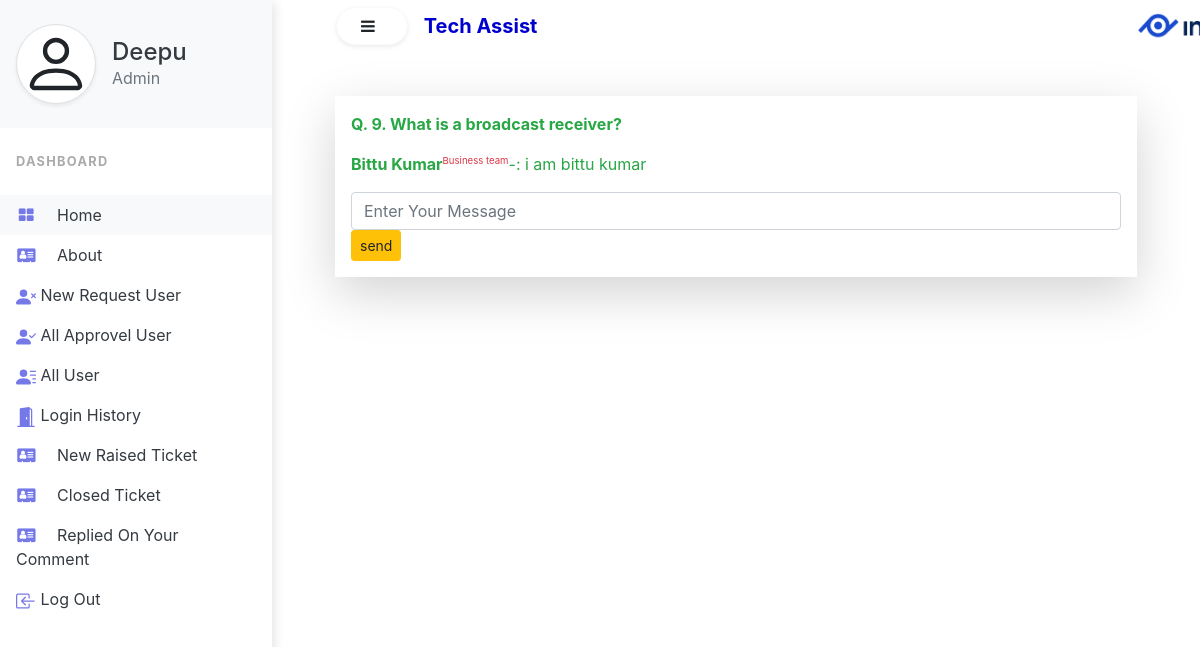
Screenshot of /showreplyadmin/9/ (signed in) with the database file from the repository.
### Help/models.py (models this page shows, shortened)
class TicketReply(models.Model):
    user = models.ForeignKey(UserModel, on_delete=models.CASCADE, null=True)
    ticket = models.ForeignKey(TicketModel, on_delete=models.CASCADE)
    reply_msg = models.TextField()
    reply_date = models.DateTimeField(auto_now=False, auto_now_add=False, null=True)

class TicketModel(models.Model):
    user = models.ForeignKey(UserModel, on_delete=models.CASCADE)
    status = models.CharField(max_length=100, null=True)
    categrories = models.CharField(max_length=100, choices=CATEGORIES)
    ticket_type = models.CharField(max_length=100, choices=TICKET_TYPE)
    question = models.CharField(max_length=250)
    description = models.TextField(null=True)
    ticket_raise_date = models.DateTimeField(auto_now=False, auto_now_add=False, null=True)
    ticket_opened_by = models.IntegerField(null=True)
    ticket_closed_by = models.IntegerField(null=True)
    ticket_open_date = models.DateTimeField(auto_now=False, auto_now_add=False, null=True)
    ticket_close_date = models.DateTimeField(auto_now=False, auto_now_add=False, null=True)

class UserModel(models.Model):
    first_name = models.CharField(max_length=100)
    mid_name = models.CharField(max_length=100, blank=True)
    last_name = models.CharField(max_length=100)
    gender = models.CharField(max_length=10)
    email = models.EmailField(max_length=100, unique=True)
    user_type = models.CharField(max_length=100, choices=USERTYPE)
    password = models.CharField(max_length=100, default=None)
    approved_by = models.CharField(max_length=100, null=True, blank=True)
    approved_date = models.DateField(auto_now=False, auto_now_add=False, null=True, blank=True )
    revoked_by = models.IntegerField(max_length=3, null=True, blank=True)
    revoke_date = models.DateField(auto_now=False, auto_now_add=False, null=True, blank=True)

### Help/views.py (the view, shortened to what this page needs)
# urls.py: path('showreplyadmin/<int:id>/', ShowReplyMsgAdmin),
def ShowReplyMsgAdmin(request, id):
    if request.session.get('name', 'None') == 'None':
        return redirect('/login/')
    if request.session['user_type'] != 'Admin':
        return redirect('/logout/')
    rid = request.session.get('id')
    Reply_data = TicketReply.objects.filter(ticket_id=id)
    data = request.session.get('name')
    ut = request.session.get('user_type')
    rtor = ReplyToReply.objects.all()
    msg = ""
    return render(request, 'Admin_Ticket_Reply.html', {'Reply_data':Reply_data, 'data':data,'ut':ut, 'msg':msg, 'rid':rid, 'rtor':rtor})

### Help/templates/Admin_Ticket_Reply.html (shortened to what this page needs)
{% extends 'index.html' %}
{% block sidenavbar %}
<div class="vertical-nav bg-white" id="sidebar">
  <div class="py-4 px-3 mb-4 bg-light">
    <div class="media d-flex align-items-center">
      <div class="media-body">
        <a href="/adminprofile/" class="text-dark"><h4 class="m-0">{{ data }}</h4></a>
        <p class="font-weight-normal text-muted mb-0">{{ut}}</p>
      </div>
    </div>
  </div>
  <p class="text-gray font-weight-bold text-uppercase px-3 small pb-4 mb-0">Dashboard</p>
  <ul class="nav flex-column bg-white mb-0">
    <li class="nav-item">
      <a href="/" class="nav-link text-dark bg-light">
                <i class="fa fa-th-large mr-3 text-primary fa-fw"></i>
                home
            </a>
    </li>
    <li class="nav-item">
      <a href="#" class="nav-link text-dark">
                <i class="fa fa-address-card mr-3 text-primary fa-fw"></i>
                about
            </a>
    </li>
    <li class="nav-item">
      <a href="/viewnewrequest/" class="nav-link text-dark">
                New Request User
            </a>
    </li>
    <li class="nav-item">
      <a href="/viewapprovel/" class="nav-link text-dark">
                All Approvel User
            </a>
    </li>
      <li class="nav-item">
      <a href="/alluser/" class="nav-link text-dark text-dark">
                All User
            </a>
    </li>
      <li class="nav-item">
      <a href="/loginhistory" class="nav-link text-dark text-dark">
                Login History
            </a>
    </li>
      <li class="nav-item">
      <a href="/newraisedticketadmin/" class="nav-link text-dark">
                <i class="fa fa-address-card mr-3 text-primary fa-fw"></i>
                New Raised Ticket
            </a>
    </li>
      <li class="nav-item">
      <a href="/showclosedticketadmin/" class="nav-link text-dark">
                <i class="fa fa-address-card mr-3 text-primary fa-fw"></i>
                Closed Ticket
            </a>
    </li>
      <li class="nav-item">
      <a href="/repliedasmincomment/" class="nav-link text-dark">
                <i class="fa fa-address-card mr-3 text-primary fa-fw"></i>
                Replied On Your Comment
            </a>
    </li>
    <li class="nav-item">
      <a href="/logout/" class="nav-link text-dark">
                Log Out
            </a>
    </li>
  </ul>
</div>
{% endblock sidenavbar %}
{% block item %}
<div class="container ">
    {% for i in Reply_data %}
    <div class="shadow-lg p-3">
    <p class="text text-success"><strong>Q. {{i.ticket.id}}. {{i.ticket.question}}</strong></p>
        <p class="text text-success"><strong>{{i.user.first_name}} {{i.user.mid_name}} {{i.user.last_name}}</strong><sup><small class="text text-danger">{{i.user.user_type}}</small></sup>-: {{i.reply_msg}}</p>
        <form action="" method="post">
            <input class="form-control" type="text" placeholder="Enter Your Message" name="rtor">
            <a><input type="submit" value="send" class="btn btn-warning btn-sm"/></a>
        </form>
    </div>
    {% endfor %}
</div>
{% endblock item %}

### Help/static/Help/css/index.css (style rules this page uses)
body { min-height: 100vh; overflow-x: hidden; }
.vertical-nav { min-width: 17rem; width: 17rem; height: 100vh; position: fixed; top: 0; left: 0; box-shadow: 3px 3px 10px rgba(0, 0, 0, 0.1); transition: all 0.4s; }
.text-uppercase { letter-spacing: 0.1em; }
.text-gray { color: #aaa; }
.nav-link { text-transform: capitalize; }
.text-primary { color:#7579e7 !important; }

### rows the page displays
TicketReply: ticket.id "9", ticket.question "What is a broadcast receiver?", user.first_name "Bittu", user.last_name "Kumar", user.user_type "Business team", reply_msg "i am bittu kumar"

### other values shown
{{ data }} "Deepu"
{{ ut }} "Admin"
